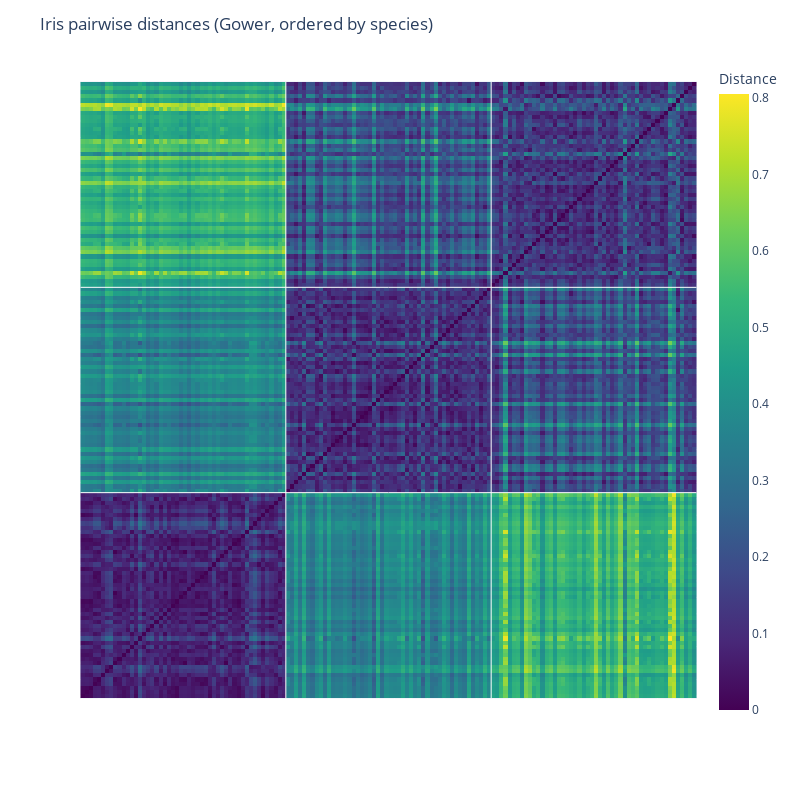

The code cell stored with this chart in its notebook:
### Markdown cell above
## Distance Heatmap

### Code cell
import numpy as np
import pandas as pd
import plotly.express as px
import sys

sys.path.append('..')
from distances.distance_matrix import make_distance_matrix

df = pd.read_csv("../data/iris.csv")
X = df[['SepalLengthCm','SepalWidthCm','PetalLengthCm','PetalWidthCm']].to_numpy()

# Build pairwise distance matrix (150x150)
D = make_distance_matrix(X, metric='gower')  # consider 'euclidean' too

# Order by species to reveal blocks
order = np.argsort(df['Species'].values)
D_ordered = D[np.ix_(order, order)]

# Labels for hover (sample id + species); hide tick labels to avoid clutter
sample_ids = np.arange(len(df))
hover_labels = (df['Species'] + " | id=" + sample_ids.astype(str)).values[order]

fig = px.imshow(
    D_ordered,
    x=hover_labels, y=hover_labels,
    color_continuous_scale='Viridis',
    origin='lower',
    labels=dict(color='Distance'),
)
fig.update_layout(
    title='Iris pairwise distances (Gower, ordered by species)',
    width=800, height=800
)
# Hide dense ticks, keep hover informative
fig.update_xaxes(showticklabels=False)
fig.update_yaxes(showticklabels=False)

# Draw species boundary lines
species_ordered = df['Species'].values[order]
bounds = np.where(species_ordered[:-1] != species_ordered[1:])[0] + 0.5
n = len(df)
for b in bounds:
    fig.add_shape(type='line', x0=b, x1=b, y0=-0.5, y1=n-0.5, line=dict(color='white', width=1))
    fig.add_shape(type='line', y0=b, y1=b, x0=-0.5, x1=n-0.5, line=dict(color='white', width=1))

fig.show()

print("Notice how coordinates in the form (n,n) are darker, and, the further away they are from the diagonal, the lighter they become. Right now there are 3 species, so this forms 9 squares.")

### Figure 1 — Plotly figure (JSON) as saved in the notebook; plotly's stock layout.template omitted (floating-point values rounded to 4 significant figures; data arrays with more than 128 entries replaced by an {"elided": "..."} marker saying what was removed)
{"data": [{"coloraxis": "coloraxis", "hovertemplate": "x: %{x}<br>y: %{y}<br>Distance: %{z}<extra></extra>", "name": "0", "type": "heatmap", "x": {"elided": "150 str values"}, "xaxis": "x", "y": {"elided": "150 str values"}, "yaxis": "y", "z": {"elided": "150x150 float values"}}], "layout": {"coloraxis": {"colorbar": {"title": {"text": "Distance"}}, "colorscale": [[0, "#440154"], [0.1111, "#482878"], [0.2222, "#3e4989"], [0.3333, "#31688e"], [0.4444, "#26828e"], [0.5556, "#1f9e89"], [0.6667, "#35b779"], [0.7778, "#6ece58"], [0.8889, "#b5de2b"], [1, "#fde725"]]}, "height": 800, "margin": {"t": 60}, "shapes": [{"line": {"color": "white", "width": 1}, "type": "line", "x0": 49.5, "x1": 49.5, "y0": -0.5, "y1": 149.5}, {"line": {"color": "white", "width": 1}, "type": "line", "x0": -0.5, "x1": 149.5, "y0": 49.5, "y1": 49.5}, {"line": {"color": "white", "width": 1}, "type": "line", "x0": 99.5, "x1": 99.5, "y0": -0.5, "y1": 149.5}, {"line": {"color": "white", "width": 1}, "type": "line", "x0": -0.5, "x1": 149.5, "y0": 99.5, "y1": 99.5}], "title": {"text": "Iris pairwise distances (Gower, ordered by species)"}, "width": 800, "xaxis": {"anchor": "y", "constrain": "domain", "domain": [0, 1], "scaleanchor": "y", "showticklabels": false}, "yaxis": {"anchor": "x", "autorange": true, "constrain": "domain", "domain": [0, 1], "showticklabels": false}}}
